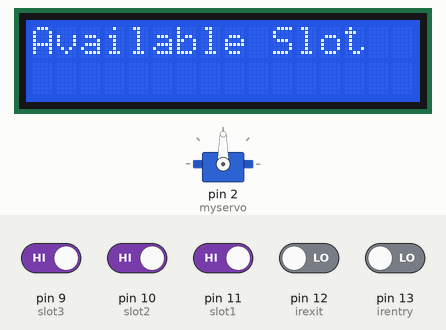
Recording of a sketch running on a simulated Arduino Uno, built with avr-gcc and run on an emulated ATmega328P. Parts: servo, 16×2 character LCD. The inputs (shaded band) are chosen by the test bench; at power-on: pin 9 (slot3), pin 10 (slot2), pin 11 (slot1) HIGH, pin 12 (irexit), pin 13 (irentry) LOW. What the sketch prints to the serial monitor is not drawn.

Above: at 1.2 s.
1.3 s: pin 12 (irexit) driven HIGH
At 3.8 s:
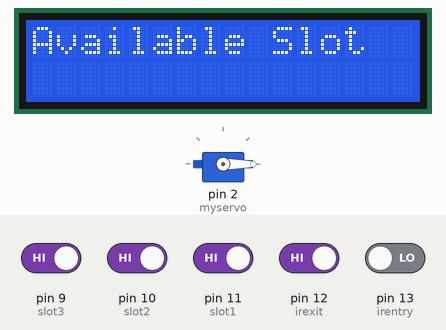
4.5 s: pin 13 (irentry) driven HIGH
At 5.52 s:
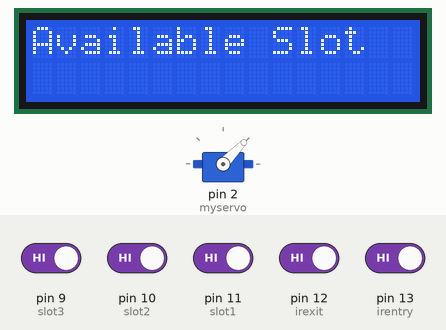
8.6 s: pin 9 (slot3) driven LOW
At 10.51 s:
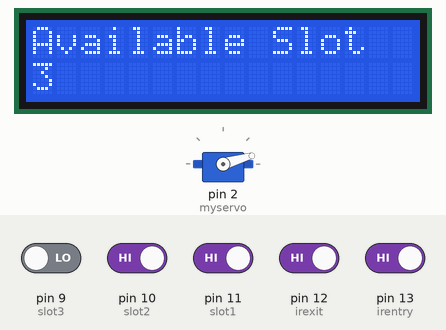
11.2 s: pin 10 (slot2) driven LOW
At 14.59 s:
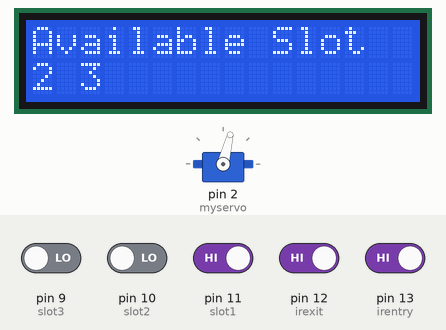
15.3 s: pin 11 (slot1) driven LOW
At 19.28 s:
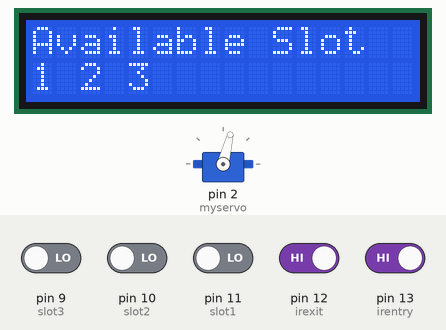
Timing chart, 0 to 20.4 s (numbered marks = the images above; inputs shaded):
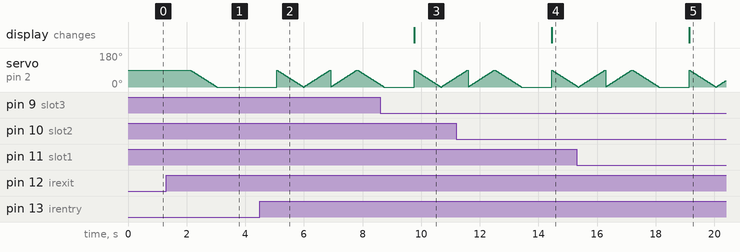

Measured:
- after the input at 1.3 s, servo on pin 2 (myservo): moves from 90° to 0° over 0.89 s, starting after 0.84 s
- after the input at 8.6 s, the display: changes after 1.2 s (image 3)
- after the input at 11.2 s, the display: changes after 3.2 s (image 4)
- after the input at 15.3 s, the display: changes after 3.8 s (image 5)

The sketch:

Car_parking.ino
```cpp
//Servo control pin=2
//irentry pin 13, irexit pin=12, slot1=11,slot2=10,slot3=9
//lcd I2C bus sda=A4,scl=A5
#include <Wire.h>
#include <LiquidCrystal_I2C.h>
#include <Servo.h>
Servo myservo;
LiquidCrystal_I2C lcd(0x3F, 16, 2);
int pos = 0,irentry=13,irexit=12,slot1=11,slot2=10,slot3=9;
void Down(){
     for(pos=0;pos<=90;pos++){
       myservo.write(pos);
       delay(10);
     }
}
void Up(){
    for(pos=90;pos>=0;pos--){
       myservo.write(pos);
       delay(10);
     }
}
void setup(){
  Serial.begin(9600);
  myservo.attach(2);  // attaches the servo on pin 2 to the servo object
  lcd.begin();
  lcd.backlight();
  pinMode(irentry,INPUT);
  pinMode(irexit,INPUT);
  pinMode(slot1,INPUT);
  pinMode(slot2,INPUT);
  pinMode(slot3,INPUT);
}

void loop() {
  static int count=0,inflag=0,exflag=0;
  int signalentry,signalexit,sig_slot1,sig_slot2,sig_slot3;
  signalentry=digitalRead(irentry);
  signalexit=digitalRead(irexit);
  sig_slot1=digitalRead(slot1);
  sig_slot2=digitalRead(slot2);
  sig_slot3=digitalRead(slot3);
  Serial.println(signalentry);
  Serial.println(signalexit);
  lcd.clear();
  lcd.setCursor(0,0);
  lcd.print("Available Slot");
  lcd.setCursor(0,1);
  if(sig_slot1==LOW){
    lcd.print("1 ");
   }
  if(sig_slot2==LOW){
    lcd.print("2 ");
  }
  if(sig_slot3==LOW){
    lcd.print("3 ");
  }
  if(signalentry==HIGH){
    count++;
    if(inflag==0){
      inflag=1;
      Up();
    }
    if(exflag==1){
      Down();
      exflag=0;
    }
  }
  if(signalexit==HIGH){

    count--;
    if(inflag==1){
      inflag=0;
      Down();
    }
    if(exflag==0){
      Up();
      exflag=1;
    }
  }
  delay(1000);
}
```
